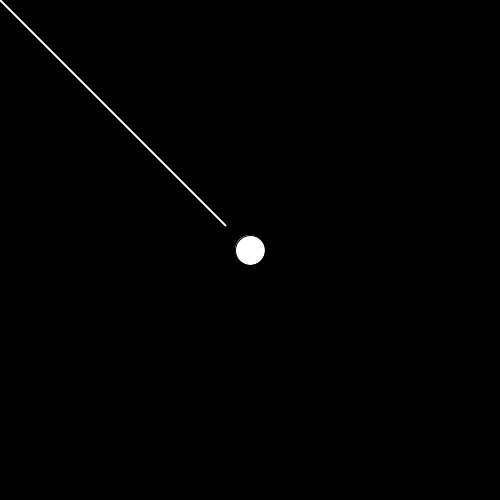
Frame 1 (no input)
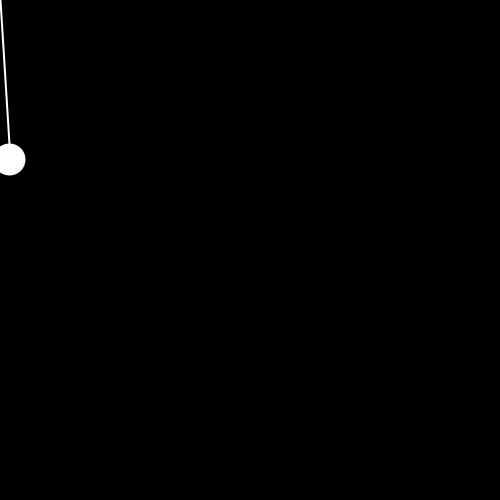
Frame 60 (the mouse pressed at the canvas centre just before this capture)
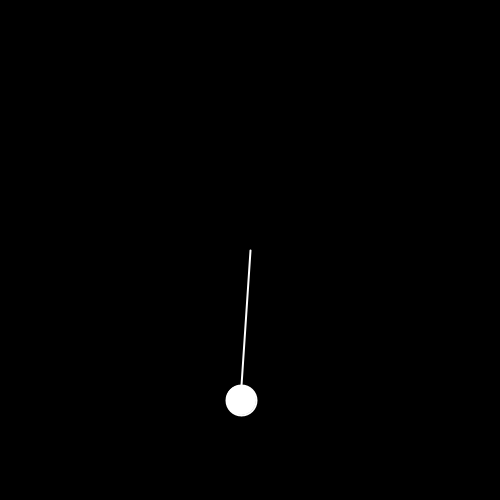
Frame 120 (the mouse held since frame 60 and released just before this capture)

The Processing sketch that drew these frames (run headless with seeded random() and noise(); from frame 60 on, the mouse is pressed at the canvas centre):

// Processing sketch: Hanging_ball
// ── Hanging_ball.pde
int circleCenterX =250;
int circleCenterY =250;
int circleColour = 255;
int circleSize = 30;
void setup()
{
  size(500, 500);
}
  
void draw()
{
  background(0);
  fill(circleColour);
  ellipse(circleCenterX, circleCenterY, circleSize, circleSize); 
  int diffX = (mouseX-circleCenterX);
  circleCenterX=(circleCenterX+diffX/10);
  int diffY = (mouseY-circleCenterY);
  circleCenterY=(circleCenterY+diffY/10);
  stroke(255);
  strokeWeight(2);
  line(mouseX,mouseY,circleCenterX,circleCenterY);
  circleCenterY= circleCenterY+15;
}
